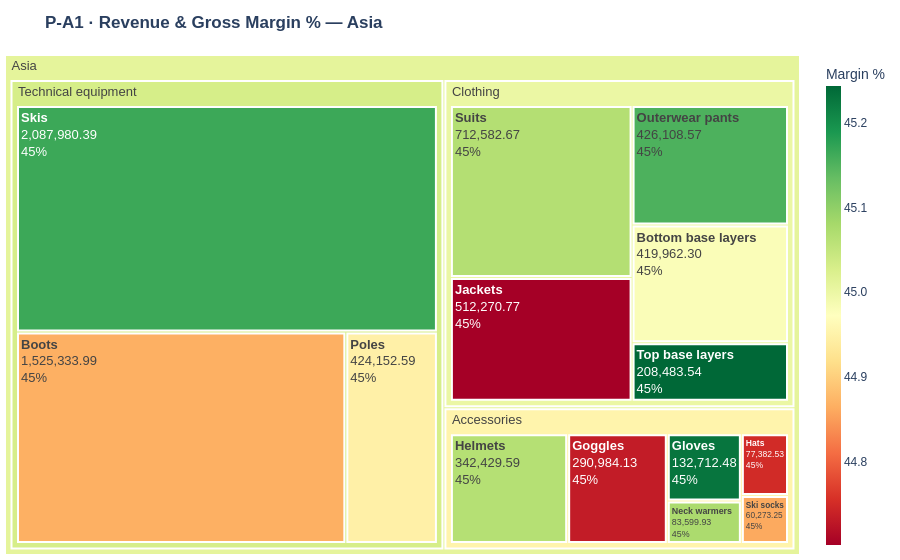
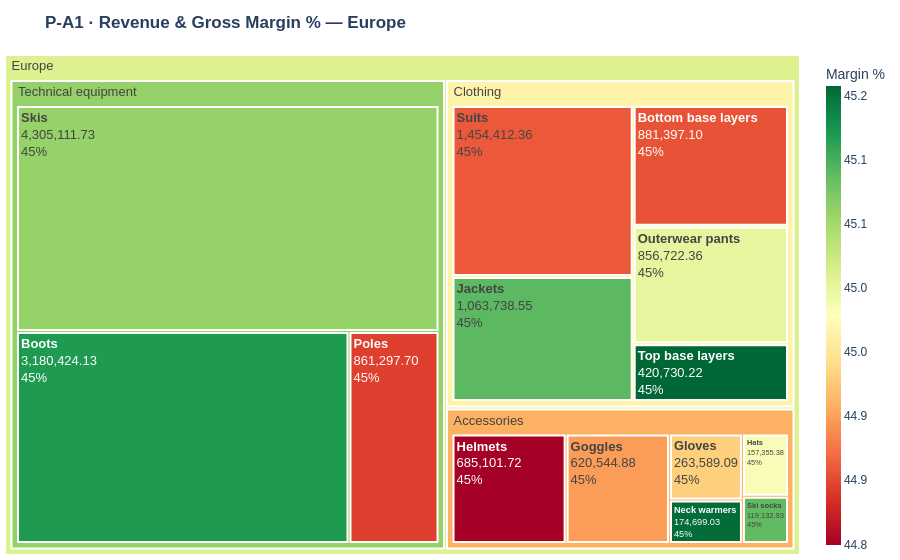
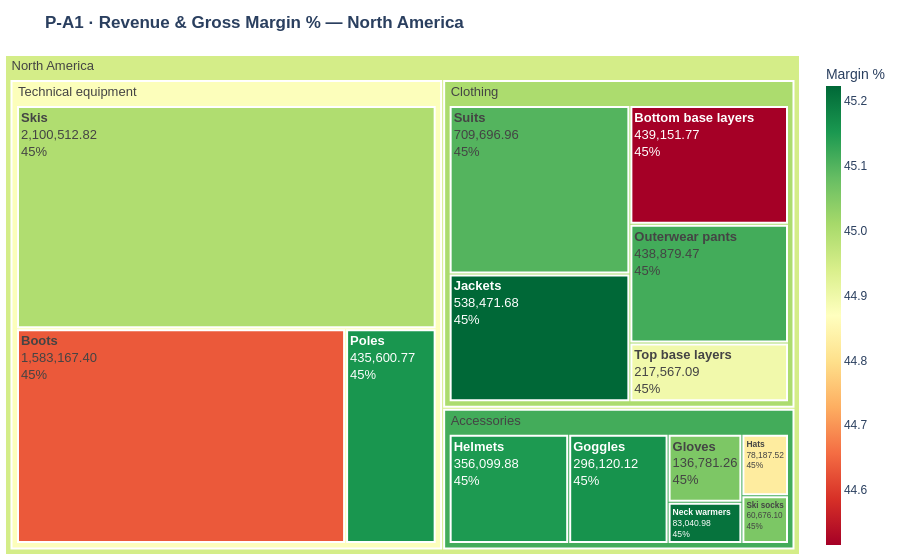

The code cell stored with these charts, in order, in its notebook:
### Code cell
# ── Treemap: Revenue × Margin % por Categoria/Subcategoria · por Região ────────
# pip install plotly kaleido  (se necessário)
import plotly.express as px

# Dados agregados: Região × Categoria × Subcategoria
tm_data = (
    df.groupby(['Region', 'Main_Category', 'Subcategory'])
    .agg(
        Revenue    = ('Sales_Price', 'sum'),
        GP         = ('GP', 'sum'),
        Margin_pct = ('Gross_Margin', 'mean'),
        Volume     = ('Sales_Order_ID', 'count'),
    )
    .reset_index()
)

regions = sorted(tm_data['Region'].unique())

for reg in regions:
    sub = tm_data[tm_data['Region'] == reg].copy()

    m_mid = sub['Margin_pct'].median()
    m_min = sub['Margin_pct'].min()
    m_max = sub['Margin_pct'].max()

    fig = px.treemap(
        sub,
        path        = [px.Constant(reg), 'Main_Category', 'Subcategory'],
        values      = 'Revenue',
        color       = 'Margin_pct',
        color_continuous_scale    = 'RdYlGn',
        color_continuous_midpoint = m_mid,
        range_color = [m_min, m_max],
        custom_data = ['Revenue', 'Margin_pct', 'Volume'],
        title       = f'<b>P-A1 · Revenue & Gross Margin % — {reg}</b>',
    )

    fig.update_traces(
        texttemplate = (
            '<b>%{label}</b><br>'
            '%{customdata[0]:,.2f}<br>'
            '%{customdata[1]:.0f}%'
        ),
        textfont      = dict(size=13, family='Arial'),
        textposition  = 'top left',
        hovertemplate = (
            '<b>%{label}</b><br>'
            'Revenue : \u20ac%{customdata[0]:,.0f}<br>'
            'Margin  : %{customdata[1]:.1f}%<br>'
            'Volume  : %{customdata[2]:,} unidades'
            '<extra></extra>'
        ),
        marker = dict(line=dict(width=2, color='white')),
    )

    fig.update_layout(
        height   = 520,
        margin   = dict(t=55, l=5, r=5, b=5),
        font     = dict(family='Arial', size=12),
        coloraxis_colorbar = dict(
            title      = 'Margin %',
            tickformat = '.1f',
            thickness  = 15,
        ),
    )

    fig.show()

    # Guardar PNG (requer: pip install kaleido)
    try:
        fig.write_image(f'PA1_treemap_{reg.replace(" ", "_")}.png', scale=2)
    except Exception:
        pass

### Figure 1 — Plotly figure (JSON) as saved in the notebook; plotly's stock layout.template omitted (floating-point values rounded to 4 significant figures)
{"data": [{"branchvalues": "total", "customdata": [[132700.0, 45.23, "2621"], [291000.0, 44.73, "2561"], [77380.0, 44.75, "2578"], [342400.0, 45.06, "2628"], [83600.0, 45.07, "2575"], [60270.0, 44.86, "2686"], [420000.0, 44.98, "2586"], [512300.0, 44.7, "2546"], [426100.0, 45.15, "2552"], [712600.0, 45.07, "2621"], [208500.0, 45.24, "2615"], [1525000.0, 44.87, "2554"], [424200.0, 44.95, "2589"], [2088000.0, 45.17, "2583"], [987400.0, 44.95, "(?)"], [2279000.0, 45.0, "(?)"], [4037000.0, 45.03, "(?)"], [7304000.0, 45.01, "(?)"]], "domain": {"x": [0, 1], "y": [0, 1]}, "hovertemplate": "<b>%{label}</b><br>Revenue : €%{customdata[0]:,.0f}<br>Margin  : %{customdata[1]:.1f}%<br>Volume  : %{customdata[2]:,} unidades<extra></extra>", "ids": ["Asia/Accessories/Gloves", "Asia/Accessories/Goggles", "Asia/Accessories/Hats", "Asia/Accessories/Helmets", "Asia/Accessories/Neck warmers", "Asia/Accessories/Ski socks", "Asia/Clothing/Bottom base layers", "Asia/Clothing/Jackets", "Asia/Clothing/Outerwear pants", "Asia/Clothing/Suits", "Asia/Clothing/Top base layers", "Asia/Technical equipment/Boots", "Asia/Technical equipment/Poles", "Asia/Technical equipment/Skis", "Asia/Accessories", "Asia/Clothing", "Asia/Technical equipment", "Asia"], "labels": ["Gloves", "Goggles", "Hats", "Helmets", "Neck warmers", "Ski socks", "Bottom base layers", "Jackets", "Outerwear pants", "Suits", "Top base layers", "Boots", "Poles", "Skis", "Accessories", "Clothing", "Technical equipment", "Asia"], "marker": {"coloraxis": "coloraxis", "colors": [45.23, 44.73, 44.75, 45.06, 45.07, 44.86, 44.98, 44.7, 45.15, 45.07, 45.24, 44.87, 44.95, 45.17, 44.95, 45.0, 45.03, 45.01], "line": {"color": "white", "width": 2}}, "name": "", "parents": ["Asia/Accessories", "Asia/Accessories", "Asia/Accessories", "Asia/Accessories", "Asia/Accessories", "Asia/Accessories", "Asia/Clothing", "Asia/Clothing", "Asia/Clothing", "Asia/Clothing", "Asia/Clothing", "Asia/Technical equipment", "Asia/Technical equipment", "Asia/Technical equipment", "Asia", "Asia", "Asia", ""], "textfont": {"family": "Arial", "size": 13}, "textposition": "top left", "texttemplate": "<b>%{label}</b><br>%{customdata[0]:,.2f}<br>%{customdata[1]:.0f}%", "type": "treemap", "values": [132700.0, 291000.0, 77380.0, 342400.0, 83600.0, 60270.0, 420000.0, 512300.0, 426100.0, 712600.0, 208500.0, 1525000.0, 424200.0, 2088000.0, 987400.0, 2279000.0, 4037000.0, 7304000.0]}], "layout": {"autosize": true, "coloraxis": {"cmax": 45.24, "cmid": 45.02, "cmin": 44.7, "colorbar": {"thickness": 15, "tickformat": ".1f", "title": {"text": "Margin %"}}, "colorscale": [[0, "rgb(165,0,38)"], [0.1, "rgb(215,48,39)"], [0.2, "rgb(244,109,67)"], [0.3, "rgb(253,174,97)"], [0.4, "rgb(254,224,139)"], [0.5, "rgb(255,255,191)"], [0.6, "rgb(217,239,139)"], [0.7, "rgb(166,217,106)"], [0.8, "rgb(102,189,99)"], [0.9, "rgb(26,152,80)"], [1, "rgb(0,104,55)"]]}, "font": {"family": "Arial", "size": 12}, "legend": {"tracegroupgap": 0}, "margin": {"b": 5, "l": 5, "r": 5, "t": 55}, "title": {"text": "<b>P-A1 · Revenue & Gross Margin % — Asia</b>"}}}

### Figure 2 — Plotly figure (JSON) as saved in the notebook; plotly's stock layout.template omitted (floating-point values rounded to 4 significant figures)
{"data": [{"branchvalues": "total", "customdata": [[263600.0, 44.93, "5250"], [620500.0, 44.9, "5409"], [157400.0, 44.98, "5244"], [685100.0, 44.8, "5313"], [174700.0, 45.15, "5353"], [119100.0, 45.09, "5294"], [881400.0, 44.86, "5287"], [1064000.0, 45.09, "5358"], [856700.0, 45.0, "5211"], [1454000.0, 44.86, "5272"], [420700.0, 45.16, "5254"], [3180000.0, 45.12, "5292"], [861300.0, 44.84, "5219"], [4305000.0, 45.06, "5371"], [2020000.0, 44.91, "(?)"], [4677000.0, 44.96, "(?)"], [8347000.0, 45.06, "(?)"], [15040000.0, 45.01, "(?)"]], "domain": {"x": [0, 1], "y": [0, 1]}, "hovertemplate": "<b>%{label}</b><br>Revenue : €%{customdata[0]:,.0f}<br>Margin  : %{customdata[1]:.1f}%<br>Volume  : %{customdata[2]:,} unidades<extra></extra>", "ids": ["Europe/Accessories/Gloves", "Europe/Accessories/Goggles", "Europe/Accessories/Hats", "Europe/Accessories/Helmets", "Europe/Accessories/Neck warmers", "Europe/Accessories/Ski socks", "Europe/Clothing/Bottom base layers", "Europe/Clothing/Jackets", "Europe/Clothing/Outerwear pants", "Europe/Clothing/Suits", "Europe/Clothing/Top base layers", "Europe/Technical equipment/Boots", "Europe/Technical equipment/Poles", "Europe/Technical equipment/Skis", "Europe/Accessories", "Europe/Clothing", "Europe/Technical equipment", "Europe"], "labels": ["Gloves", "Goggles", "Hats", "Helmets", "Neck warmers", "Ski socks", "Bottom base layers", "Jackets", "Outerwear pants", "Suits", "Top base layers", "Boots", "Poles", "Skis", "Accessories", "Clothing", "Technical equipment", "Europe"], "marker": {"coloraxis": "coloraxis", "colors": [44.93, 44.9, 44.98, 44.8, 45.15, 45.09, 44.86, 45.09, 45.0, 44.86, 45.16, 45.12, 44.84, 45.06, 44.91, 44.96, 45.06, 45.01], "line": {"color": "white", "width": 2}}, "name": "", "parents": ["Europe/Accessories", "Europe/Accessories", "Europe/Accessories", "Europe/Accessories", "Europe/Accessories", "Europe/Accessories", "Europe/Clothing", "Europe/Clothing", "Europe/Clothing", "Europe/Clothing", "Europe/Clothing", "Europe/Technical equipment", "Europe/Technical equipment", "Europe/Technical equipment", "Europe", "Europe", "Europe", ""], "textfont": {"family": "Arial", "size": 13}, "textposition": "top left", "texttemplate": "<b>%{label}</b><br>%{customdata[0]:,.2f}<br>%{customdata[1]:.0f}%", "type": "treemap", "values": [263600.0, 620500.0, 157400.0, 685100.0, 174700.0, 119100.0, 881400.0, 1064000.0, 856700.0, 1454000.0, 420700.0, 3180000.0, 861300.0, 4305000.0, 2020000.0, 4677000.0, 8347000.0, 15040000.0]}], "layout": {"autosize": true, "coloraxis": {"cmax": 45.16, "cmid": 44.99, "cmin": 44.8, "colorbar": {"thickness": 15, "tickformat": ".1f", "title": {"text": "Margin %"}}, "colorscale": [[0, "rgb(165,0,38)"], [0.1, "rgb(215,48,39)"], [0.2, "rgb(244,109,67)"], [0.3, "rgb(253,174,97)"], [0.4, "rgb(254,224,139)"], [0.5, "rgb(255,255,191)"], [0.6, "rgb(217,239,139)"], [0.7, "rgb(166,217,106)"], [0.8, "rgb(102,189,99)"], [0.9, "rgb(26,152,80)"], [1, "rgb(0,104,55)"]]}, "font": {"family": "Arial", "size": 12}, "legend": {"tracegroupgap": 0}, "margin": {"b": 5, "l": 5, "r": 5, "t": 55}, "title": {"text": "<b>P-A1 · Revenue & Gross Margin % — Europe</b>"}}}

### Figure 3 — Plotly figure (JSON) as saved in the notebook; plotly's stock layout.template omitted (floating-point values rounded to 4 significant figures)
{"data": [{"branchvalues": "total", "customdata": [[136800.0, 45.06, "2710"], [296100.0, 45.16, "2586"], [78190.0, 44.83, "2631"], [356100.0, 45.15, "2719"], [83040.0, 45.21, "2566"], [60680.0, 45.06, "2667"], [439200.0, 44.52, "2663"], [538500.0, 45.22, "2710"], [438900.0, 45.11, "2646"], [709700.0, 45.1, "2590"], [217600.0, 44.9, "2710"], [1583000.0, 44.63, "2632"], [435600.0, 45.16, "2629"], [2101000.0, 45.0, "2613"], [1011000.0, 45.11, "(?)"], [2344000.0, 45.0, "(?)"], [4119000.0, 44.87, "(?)"], [7474000.0, 44.95, "(?)"]], "domain": {"x": [0, 1], "y": [0, 1]}, "hovertemplate": "<b>%{label}</b><br>Revenue : €%{customdata[0]:,.0f}<br>Margin  : %{customdata[1]:.1f}%<br>Volume  : %{customdata[2]:,} unidades<extra></extra>", "ids": ["North America/Accessories/Gloves", "North America/Accessories/Goggles", "North America/Accessories/Hats", "North America/Accessories/Helmets", "North America/Accessories/Neck warmers", "North America/Accessories/Ski socks", "North America/Clothing/Bottom base layers", "North America/Clothing/Jackets", "North America/Clothing/Outerwear pants", "North America/Clothing/Suits", "North America/Clothing/Top base layers", "North America/Technical equipment/Boots", "North America/Technical equipment/Poles", "North America/Technical equipment/Skis", "North America/Accessories", "North America/Clothing", "North America/Technical equipment", "North America"], "labels": ["Gloves", "Goggles", "Hats", "Helmets", "Neck warmers", "Ski socks", "Bottom base layers", "Jackets", "Outerwear pants", "Suits", "Top base layers", "Boots", "Poles", "Skis", "Accessories", "Clothing", "Technical equipment", "North America"], "marker": {"coloraxis": "coloraxis", "colors": [45.06, 45.16, 44.83, 45.15, 45.21, 45.06, 44.52, 45.22, 45.11, 45.1, 44.9, 44.63, 45.16, 45.0, 45.11, 45.0, 44.87, 44.95], "line": {"color": "white", "width": 2}}, "name": "", "parents": ["North America/Accessories", "North America/Accessories", "North America/Accessories", "North America/Accessories", "North America/Accessories", "North America/Accessories", "North America/Clothing", "North America/Clothing", "North America/Clothing", "North America/Clothing", "North America/Clothing", "North America/Technical equipment", "North America/Technical equipment", "North America/Technical equipment", "North America", "North America", "North America", ""], "textfont": {"family": "Arial", "size": 13}, "textposition": "top left", "texttemplate": "<b>%{label}</b><br>%{customdata[0]:,.2f}<br>%{customdata[1]:.0f}%", "type": "treemap", "values": [136800.0, 296100.0, 78190.0, 356100.0, 83040.0, 60680.0, 439200.0, 538500.0, 438900.0, 709700.0, 217600.0, 1583000.0, 435600.0, 2101000.0, 1011000.0, 2344000.0, 4119000.0, 7474000.0]}], "layout": {"autosize": true, "coloraxis": {"cmax": 45.22, "cmid": 45.08, "cmin": 44.52, "colorbar": {"thickness": 15, "tickformat": ".1f", "title": {"text": "Margin %"}}, "colorscale": [[0, "rgb(165,0,38)"], [0.1, "rgb(215,48,39)"], [0.2, "rgb(244,109,67)"], [0.3, "rgb(253,174,97)"], [0.4, "rgb(254,224,139)"], [0.5, "rgb(255,255,191)"], [0.6, "rgb(217,239,139)"], [0.7, "rgb(166,217,106)"], [0.8, "rgb(102,189,99)"], [0.9, "rgb(26,152,80)"], [1, "rgb(0,104,55)"]]}, "font": {"family": "Arial", "size": 12}, "legend": {"tracegroupgap": 0}, "margin": {"b": 5, "l": 5, "r": 5, "t": 55}, "title": {"text": "<b>P-A1 · Revenue & Gross Margin % — North America</b>"}}}
